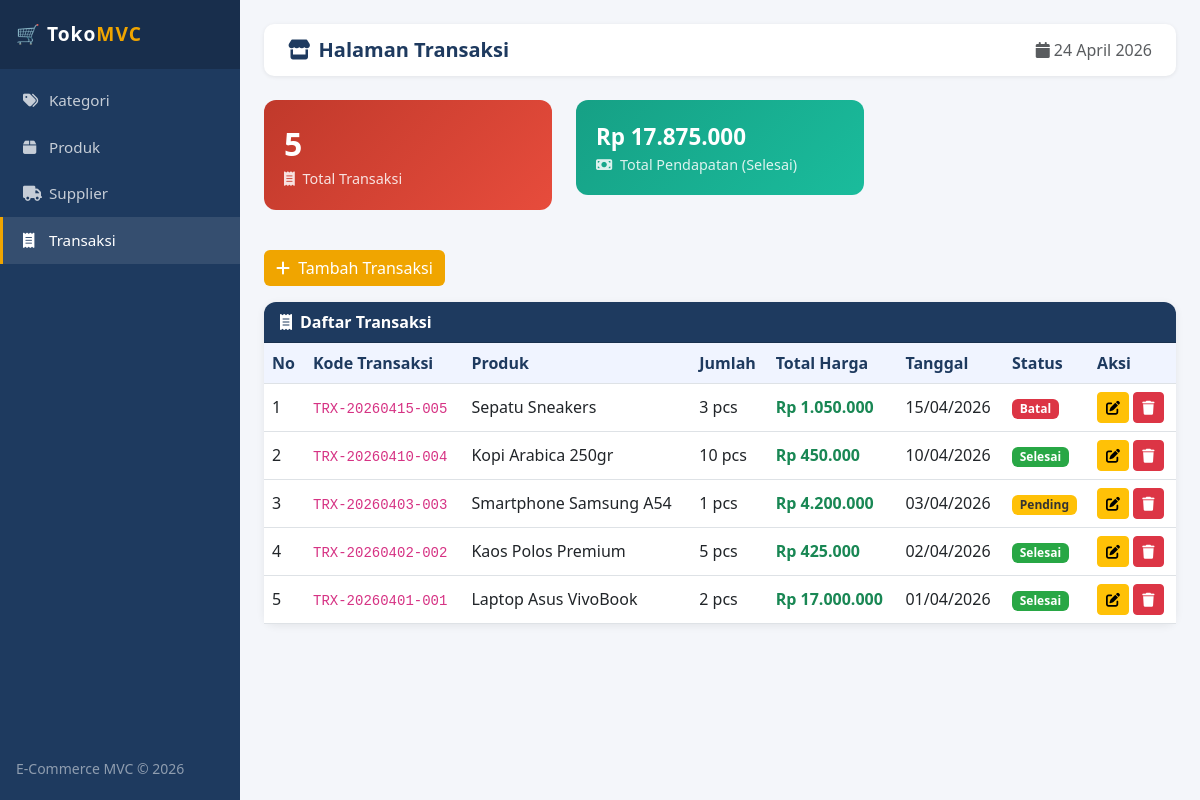
The page /?page=transaksi on the database its author committed.
### tables this page shows
CREATE TABLE IF NOT EXISTS transaksi (
    id INT AUTO_INCREMENT PRIMARY KEY,
    kode_transaksi VARCHAR(50) UNIQUE NOT NULL,
    id_produk INT,
    jumlah INT NOT NULL,
    total_harga DECIMAL(15,2) NOT NULL,
    tanggal DATE NOT NULL,
    status ENUM('pending','selesai','batal') DEFAULT 'pending',
    created_at TIMESTAMP DEFAULT CURRENT_TIMESTAMP,
    FOREIGN KEY (id_produk) REFERENCES produk(id) ON DELETE SET NULL
);

CREATE TABLE IF NOT EXISTS produk (
    id INT AUTO_INCREMENT PRIMARY KEY,
    nama_produk VARCHAR(150) NOT NULL,
    harga DECIMAL(15,2) NOT NULL,
    stok INT DEFAULT 0,
    id_kategori INT,
    id_supplier INT,
    deskripsi TEXT,
    created_at TIMESTAMP DEFAULT CURRENT_TIMESTAMP,
    FOREIGN KEY (id_kategori) REFERENCES kategori(id) ON DELETE SET NULL,
    FOREIGN KEY (id_supplier) REFERENCES supplier(id) ON DELETE SET NULL
);

### controllers/TransaksiController.php (called while the page is built, shortened)
<?php
require_once __DIR__ . '/../models/Transaksi.php';
require_once __DIR__ . '/../models/Produk.php';
class TransaksiController {
    private $model;
    private $produkModel;
    public function __construct() {
        $this->model       = new Transaksi();
        $this->produkModel = new Produk();
    }
    public function index() {
        $message = '';
        $data = [
            'title'      => 'Halaman Transaksi',
            'transaksi'  => $this->model->getAll(),
            'produk'     => $this->produkModel->getAll(),
            'total'      => $this->model->count(),
            'pendapatan' => $this->model->totalPendapatan(),
            'message'    => $message,
        ];
        require_once __DIR__ . '/../views/transaksi/index.php';
    }
}
?>

### index.php (called while the page is built, shortened)
<?php
$controller = new $ctrl['class']();
$controller->index();
?>

### config/database.php (called while the page is built, shortened)
<?php
class Database {
    private static $instance = null;
    private $conn;
    private function __construct() {
        $this->conn = new mysqli(DB_HOST, DB_USER, DB_PASS, DB_NAME);
        $this->conn->set_charset("utf8");
    }
    public static function getInstance() {
        if (self::$instance === null) {
            self::$instance = new Database();
        }
        return self::$instance;
    }
    public function getConnection() {
        return $this->conn;
    }
}
?>

### models/Transaksi.php (called while the page is built, shortened)
<?php
require_once __DIR__ . '/../config/database.php';
class Transaksi {
    private $db;
    private $table = 'transaksi';
    public function __construct() {
        $this->db = Database::getInstance()->getConnection();
    }
    public function getAll() {
        $sql = "SELECT t.*, p.nama_produk, p.harga
                FROM {$this->table} t
                LEFT JOIN produk p ON t.id_produk = p.id
                ORDER BY t.id DESC";
        $result = $this->db->query($sql);
        return $result->fetch_all(MYSQLI_ASSOC);
    }
    public function count() {
        $result = $this->db->query("SELECT COUNT(*) as total FROM {$this->table}");
        return $result->fetch_assoc()['total'];
    }
    public function totalPendapatan() {
        $result = $this->db->query("SELECT SUM(total_harga) as total FROM {$this->table} WHERE status='selesai'");
        return $result->fetch_assoc()['total'] ?? 0;
    }
}
?>

### models/Produk.php (called while the page is built, shortened)
<?php
require_once __DIR__ . '/../config/database.php';
class Produk {
    private $db;
    private $table = 'produk';
    public function __construct() {
        $this->db = Database::getInstance()->getConnection();
    }
    public function getAll() {
        $sql = "SELECT p.*, k.nama_kategori, s.nama_supplier
                FROM {$this->table} p
                LEFT JOIN kategori k ON p.id_kategori = k.id
                LEFT JOIN supplier s ON p.id_supplier = s.id
                ORDER BY p.id DESC";
        $result = $this->db->query($sql);
        return $result->fetch_all(MYSQLI_ASSOC);
    }
}
?>

### views/transaksi/index.php (the view, shortened to what this page needs)
<?php require_once __DIR__ . '/../layout/header.php'; ?>
<div class="row mb-4">
    <div class="col-md-4 mb-3">
        <div class="stat-card" style="background: linear-gradient(135deg,#c0392b,#e74c3c)">
            <div class="number"><?= $data['total'] ?></div>
            <div class="label"><i class="fas fa-receipt me-1"></i> Total Transaksi</div>
        </div>
    </div>
    <div class="col-md-4 mb-3">
        <div class="stat-card" style="background: linear-gradient(135deg,#16a085,#1abc9c)">
            <div class="number" style="font-size:1.4rem">Rp <?= number_format($data['pendapatan'],0,',','.') ?></div>
            <div class="label"><i class="fas fa-money-bill me-1"></i> Total Pendapatan (Selesai)</div>
        </div>
    </div>
</div>
<div class="mb-3">
    <button class="btn btn-accent" data-bs-toggle="modal" data-bs-target="#modalTambah">
        <i class="fas fa-plus me-1"></i> Tambah Transaksi
    </button>
</div>
<div class="card">
    <div class="card-header"><i class="fas fa-receipt me-2"></i>Daftar Transaksi</div>
    <div class="card-body p-0">
        <table class="table table-hover mb-0">
            <thead>
                <tr>
                    <th>No</th>
                    <th>Kode Transaksi</th>
                    <th>Produk</th>
                    <th>Jumlah</th>
                    <th>Total Harga</th>
                    <th>Tanggal</th>
                    <th>Status</th>
                    <th>Aksi</th>
                </tr>
            </thead>
            <tbody>
                <?php if (empty($data['transaksi'])): ?>
                    <tr><td colspan="8" class="text-center text-muted py-4">Belum ada transaksi</td></tr>
                <?php else: ?>
                    <?php foreach ($data['transaksi'] as $i => $t): ?>
                    <tr>
                        <td><?= $i + 1 ?></td>
                        <td><code><?= htmlspecialchars($t['kode_transaksi']) ?></code></td>
                        <td><?= htmlspecialchars($t['nama_produk'] ?? '-') ?></td>
                        <td><?= $t['jumlah'] ?> pcs</td>
                        <td><strong class="text-success">Rp <?= number_format($t['total_harga'],0,',','.') ?></strong></td>
                        <td><?= date('d/m/Y', strtotime($t['tanggal'])) ?></td>
                        <td>
                            <?php
                                $badge = ['pending'=>'badge-pending','selesai'=>'badge-selesai','batal'=>'badge-batal'];
                                $bc    = $badge[$t['status']] ?? 'bg-secondary';
                            ?>
                            <span class="badge <?= $bc ?>"><?= ucfirst($t['status']) ?></span>
                        </td>
                        <td>
                            <button class="btn btn-sm btn-warning"
                                onclick="editTrx(<?= $t['id'] ?>, <?= $t['id_produk'] ?>, <?= $t['jumlah'] ?>, '<?= $t['tanggal'] ?>', '<?= $t['status'] ?>')">
                                <i class="fas fa-edit"></i>
                            </button>
                            <form method="POST" style="display:inline" onsubmit="return confirm('Yakin hapus transaksi ini?')">
                                <button class="btn btn-sm btn-danger"><i class="fas fa-trash"></i></button>
                            </form>
                        </td>
                    </tr>
                    <?php endforeach; ?>
                <?php endif; ?>
            </tbody>
        </table>
    </div>
</div>
<?php require_once __DIR__ . '/../layout/footer.php'; ?>

### views/layout/header.php (style rules this page uses)
:root { --sidebar-w: 240px; --primary: #1e3a5f; --accent: #f0a500; }
body { background: #f4f6fa; font-family: 'Segoe UI', sans-serif; }
.card { border: none; border-radius: 12px; box-shadow: 0 2px 8px rgba(0,0,0,.07); }
.card-header { background: var(--primary); color: #fff; border-radius: 12px 12px 0 0 !important; font-weight: 600; }
.stat-card { border-radius: 12px; color: #fff; padding: 20px; }
.stat-card .number { font-size: 2rem; font-weight: 700; }
.stat-card .label { opacity: .85; font-size: .9rem; }
.table th { background: #f0f4ff; color: var(--primary); font-weight: 600; }
.table td { vertical-align: middle; }
.btn-accent { background: var(--accent); color: #fff; border: none; }
.badge-pending { background: #ffc107; color: #333; }
.badge-selesai { background: #28a745; color: #fff; }
.badge-batal { background: #dc3545; color: #fff; }

### rows shown on the page
transaksi: kode_transaksi "TRX-20260415-005", id_produk.nama_produk "Sepatu Sneakers", jumlah "3", total_harga "1.050.000", tanggal "15/04/2026", status "Batal"
transaksi: kode_transaksi "TRX-20260410-004", id_produk.nama_produk "Kopi Arabica 250gr", jumlah "10", total_harga "450.000", tanggal "10/04/2026", status "Selesai"
transaksi: kode_transaksi "TRX-20260403-003", id_produk.nama_produk "Smartphone Samsung A54", jumlah "1", total_harga "4.200.000", tanggal "03/04/2026", status "Pending"
transaksi: kode_transaksi "TRX-20260402-002", id_produk.nama_produk "Kaos Polos Premium", jumlah "5", total_harga "425.000", tanggal "02/04/2026", status "Selesai"
transaksi: kode_transaksi "TRX-20260401-001", id_produk.nama_produk "Laptop Asus VivoBook", jumlah "2", total_harga "17.000.000", tanggal "01/04/2026", status "Selesai"

### other values the page prints
$data['title'] "Halaman Transaksi"
$data['total'] "5"
$data['pendapatan'] "17.875.000"
